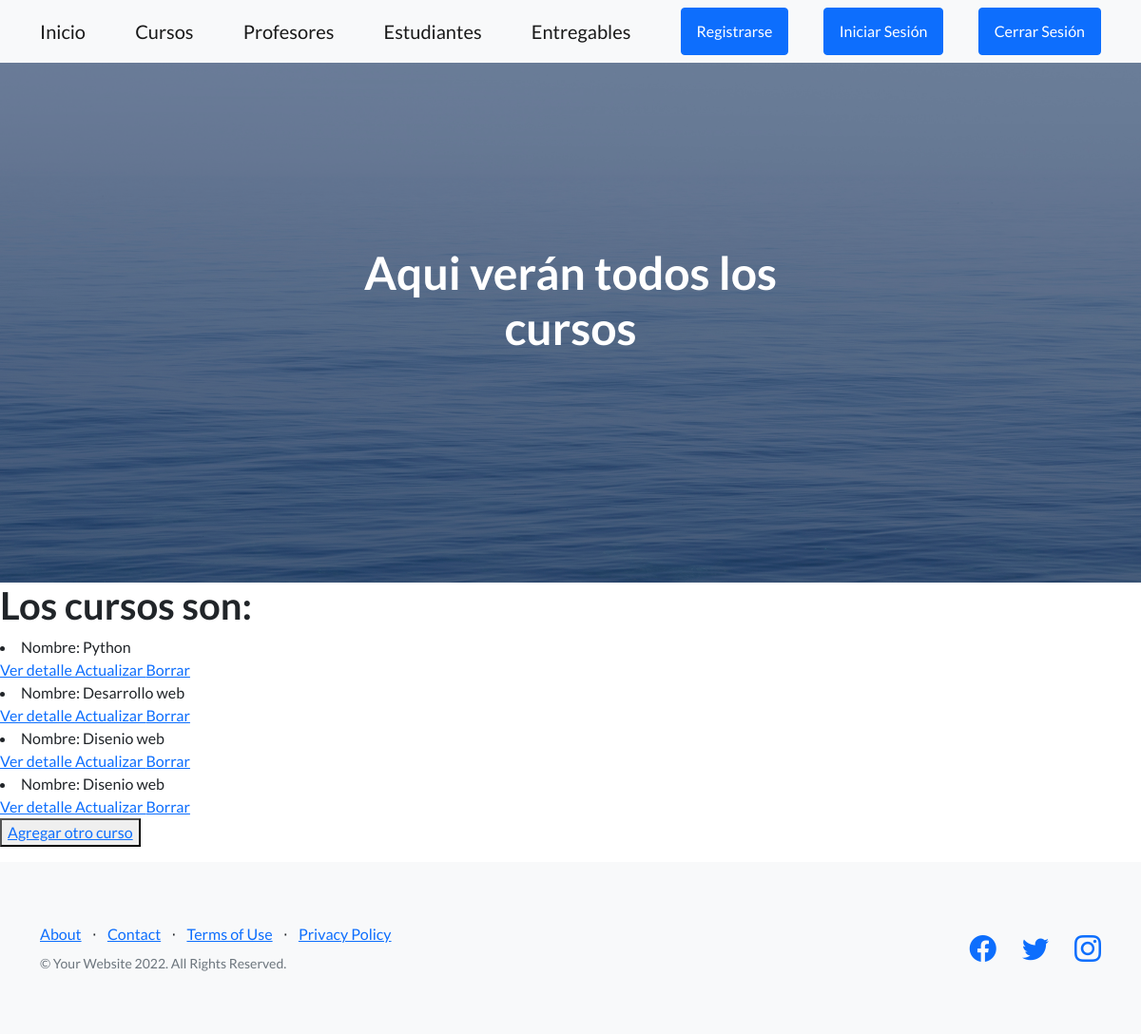
/AppCoder/cursos/, run on an earlier commit of the app's database.
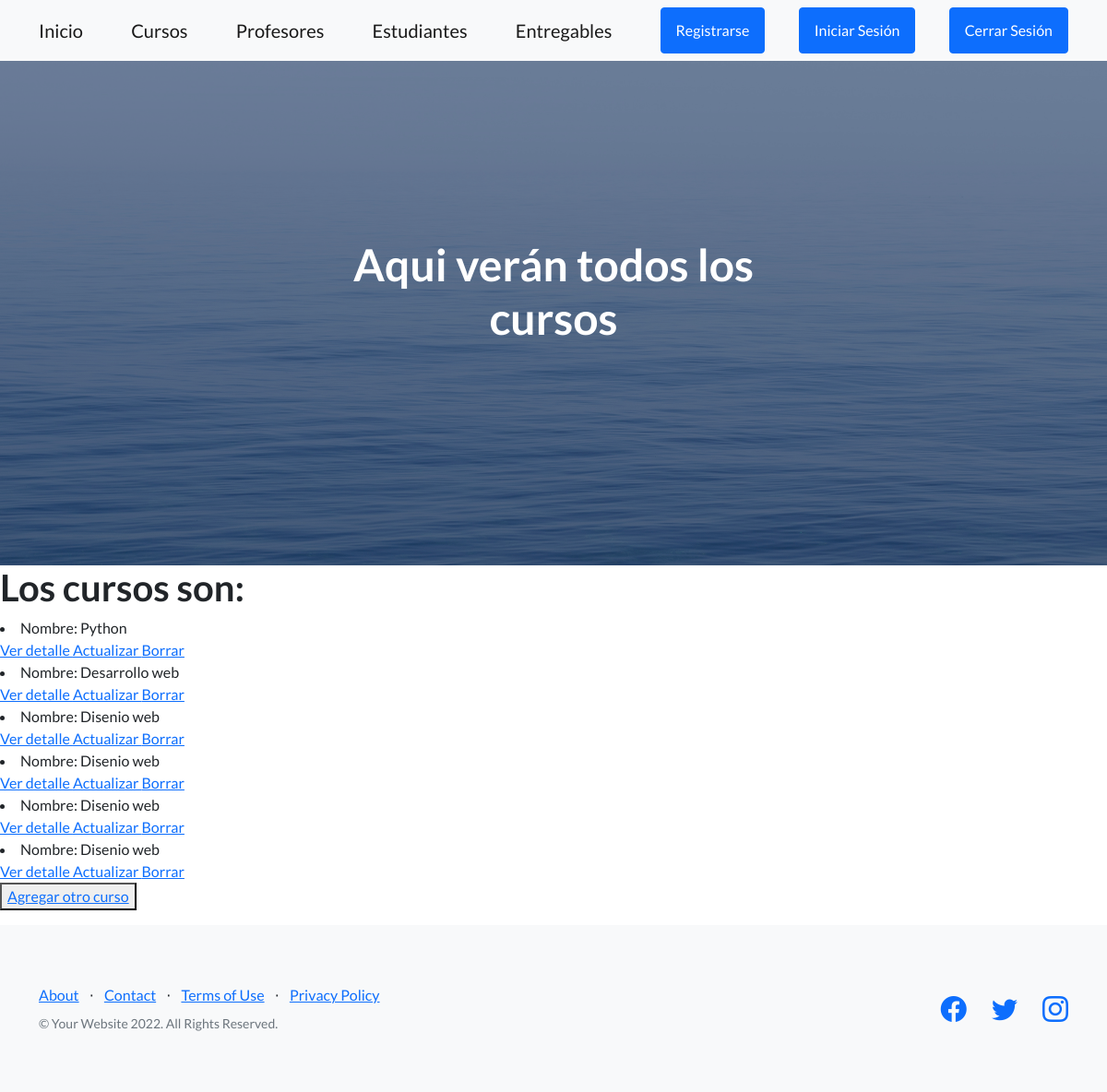
And on a later commit of the database.
### AppCoder/models.py (models this page shows, shortened)
class Curso (models.Model):
    nombre = models.CharField(max_length=60)
    camada = models.IntegerField()

### AppCoder/views.py (the view)
# urls.py: path("cursos/" , CursoLista.as_view() , name ="Cursos"),
class CursoLista (ListView): #R de Crud
    model = Curso

### AppCoder/templates/AppCoder/curso_list.html
{% extends "AppCoder/padre.html" %}
{% load static %}
{% block titulo %}
Aqui verán todos los cursos
{% endblock %}
{% block descripcion %}
<h1>Los cursos son:</h1>
{% for curso in object_list %}
<li>Nombre: {{curso.nombre}}</li>
<a href="{% url 'DetalleCursos' curso.id %}" > Ver detalle </a>
<a href="{% url 'ActualizarCursos' curso.id %}" > Actualizar </a>
<a href="{% url 'BorrarCursos' curso.id %}" > Borrar </a>
{% endfor %}
<p><button>
<a href="{% url 'CrearCursos' %}" >Agregar otro curso </a>
</button>
</p>
{% endblock %}

What changed in the data, as far as the page shows it:
added Curso: nombre "Disenio web"
added Curso: nombre "Disenio web"
